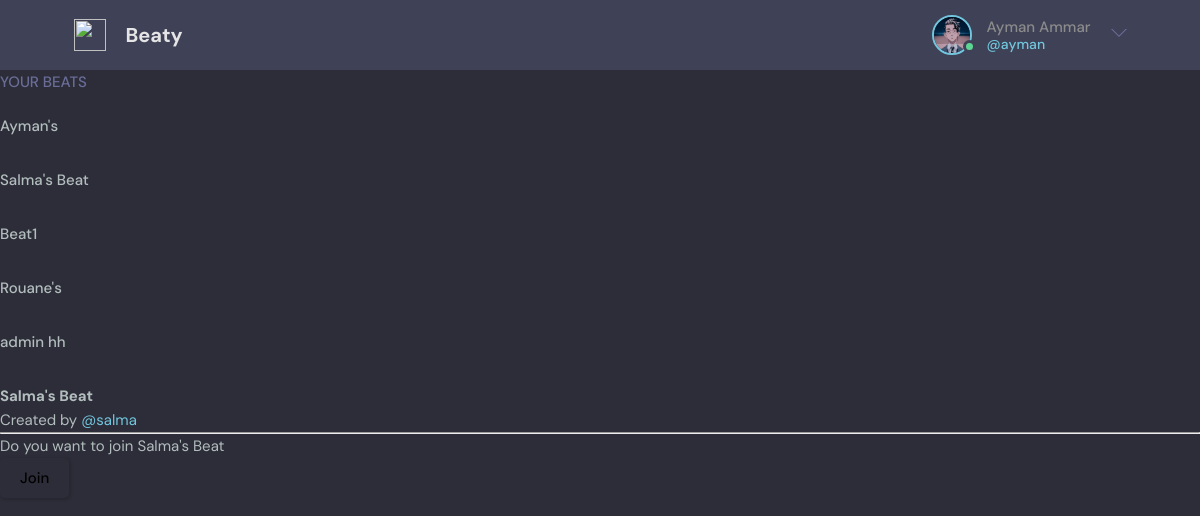
The page /join/10/ (signed in) on the database its author committed.
### base/models.py (models this page shows, shortened)
class User(AbstractUser):
    email = models.EmailField(unique=True, null=False)
    bio = models.CharField(max_length=300, default="")
    profile_img = models.ImageField(null=True, upload_to="images/")
    birthday=models.DateField(auto_now=False, null=True, blank=True)
    USERNAME_FIELD = 'email'
    REQUIRED_FIELDS = []
    def __str__(self):
        return self.username

class Beat(models.Model):
    creater = models.ForeignKey(User, on_delete=models.CASCADE, related_name='creater')
    name = models.CharField(max_length=200)
    description = models.TextField(default="")
    members = models.ManyToManyField(User, blank=True)
    updated = models.DateTimeField(auto_now=True)
    created = models.DateTimeField(auto_now_add=True)
    class Meta:
        ordering = ['-updated']

### base/views.py (the view, shortened to what this page needs)
# urls.py: path('join/<str:pk>/', views.joinBeat, name='join-beat'),
@login_required(login_url='login')
def joinBeat(request, pk):
    search = request.GET.get('search') if request.GET.get('search') else ''
    beats = request.user.beat_set.filter(
        Q(name__icontains=search) |
        Q(creater__username__icontains=search) |
        Q(description__icontains=search)
        )
    if len(beats)==0:
        beats=None
    beat = Beat.objects.get(id=pk)
    context={'beat': beat, 'beats': beats}
    return render(request, 'base/join-beat.html', context)

### base/templates/base/join-beat.html (shortened to what this page needs)
{% extends 'main.html' %}
{% block content %}
<div class="home-container">
    <div class="beats-list home-section">
        {% include 'base/beats-list.html' %}
    </div>
    <div class="beat home-section">
        <h2>{{beat.name}}</h2>
        {% if beat %}
        <small>Created by <a href="{% url 'profile' beat.creater %}">@{{beat.creater}}</a></small>
        <hr>
        {% endif %}
        {%  if request.user.is_authenticated %}
            <div class="comment-form">
                <form method="post" class="row g-3">
                    Do you want to join {{beat.name}}
                    <div class="col-auto">
                      <button type="submit" class="btn btn-primary mb-3">Join</button>
                    </div>
                  </form>
            </div>
        {% endif %}
    </div>
</div>
{% endblock %}

### templates/navbar.html (shortened to what this page needs)
{% load static %}
<header class="header header--loggedIn">
    <div class="container">
      <a href="{% url 'home' %}" class="header__logo">
        <img src="assets/logo.svg" />
        <h1>Beaty</h1>
      </a>
      <nav class="header__menu">
        {%  if request.user.is_authenticated %}
        <div class="header__user">
          <a href="{% url 'profile' request.user %}">
            <div class="avatar avatar--medium active">
              {% if not request.user.profile_img %}
                  <img src="{% static 'images/avatar.svg' %}" alt="avatar">
              {% else %}
                  <img src="{{request.user.profile_img.url}}" alt="avatar">
              {% endif %}
            </div>
            <p>{{request.user.first_name}} {{request.user.last_name}} <span>@{{request.user}}</span></p>
          </a>
          <button class="dropdown-button">
            <svg version="1.1" xmlns="http://www.w3.org/2000/svg" width="32" height="32" viewBox="0 0 32 32">
              <title>chevron-down</title>
              <path d="M16 21l-13-13h-3l16 16 16-16h-3l-13 13z"></path>
            </svg>
          </button>
        </div>
        {% else %}
        <a href="{% url 'login' %}">
          <img src="./assets/avatar.svg" />
          <p>Login</p>
        </a>
        {% endif %}
      </nav>
    </div>
  </header>

### base/templates/base/beats-list.html
<div class="topics">
    <div class="topics__header">
        <h2>Your Beats</h2>
    </div>
    {% if beats %}
    <ul class="topics__list">
        {% for beat in beats %}
        <li>
        <a href="{% url 'beat' beat.id %}">{{beat.name}}</a>
        </li>
        {% endfor %}
    </ul>
    {% else %}
	<div>
		<i>No beats..</i>
	</div>
    {% endif %}
</div>

### static/styles/style.css (style rules this page uses)
:root { --color-main: #71c6dd; --color-main-light: #e1f6fb; --color-dark: #3f4156; --color-dark-medium: #51546e; --color-dark-light: #696d97; --color-light: #e5e5e5; --color-gray: #8b8b8b; --color-light-gray: #b2bdbd; --color-bg: #2d2d39; --color-success: #5dd693; --color-error: #fc4b0b; }
* { font-family: "DM Sans", -apple-system, BlinkMacSystemFont, "Segoe UI", Roboto, Oxygen, Ubuntu, Cantarell, "Open Sans", "Helvetica Neue", sans-serif; margin: 0; padding: 0; box-sizing: border-box; text-rendering: optimizeLegibility; font-size: inherit; }
html { font-size: 56.25%; }
@media only screen and (min-width: 1200px) { html { font-size: 62.5%; } }
body { line-height: 1.6; font-weight: 400; font-size: 1.5rem; color: var(--color-light-gray); background-color: var(--color-bg); min-height: 100vh; }
img { width: 100%; }
a { display: inline-block; color: var(--color-main); text-decoration: none; }
.container { max-width: 120rem; width: 90%; margin: auto; }
.btn { background-color: transparent; border: none; display: inline-flex; align-items: center; gap: 1rem; cursor: pointer; transition: all ease-in-out 0.3s; padding: 1rem 2rem; border-radius: 5px; box-shadow: 1px 1px 3px 1px rgba(0, 0, 0, 0.15); font-weight: 500; }
.avatar { position: relative; display: inline-block; border-radius: 50%; border: 2px solid var(--color-main); }
.avatar img { display: block; border-radius: 50%; object-fit: cover; object-position: center; }
.avatar::after { content: ""; display: block; position: absolute; background-color: var(--color-gray); z-index: 111; border-radius: 50%; border: 0.3rem solid var(--color-dark); }
.avatar.active::after { background-color: var(--color-success); }
.avatar.avatar--medium img { width: 3.6rem; height: 3.6rem; border-radius: 50%; }
.avatar.avatar--medium:after { width: 0.7rem; height: 0.7rem; bottom: 0px; right: -6px; }
.header { padding: 1.5rem; background-color: var(--color-dark); }
.header > .container { display: flex; gap: 9.5rem; }
.header__logo, .header__user { display: flex; gap: 2rem; align-items: center; }
.header__logo > img { height: 3.2rem; width: 3.2rem; }
.header__logo > h1 { font-weight: 700; font-size: 2rem; color: var(--color-light); }
.header__menu { margin-left: auto; position: relative; }
.header__menu a { display: flex; gap: 1.5rem; align-items: center; font-weight: 500; text-decoration: none; color: var(--color-gray); }
.header__menu img { height: 3.6rem; }
.header__menu p { line-height: 1.2; }
.header__menu span { color: var(--color-main); font-weight: 500; font-size: 1.4rem; display: block; }
.header__menu svg { width: 1.6rem; height: 1.6rem; fill: var(--color-dark-light); }
.dropdown-button { background: transparent; border: 0; outline: 0; cursor: pointer; }
.topics__header { margin-bottom: 2rem; }
.topics__header h2 { text-transform: uppercase; font-weight: 500; color: var(--color-dark-light); }
.topics__list { list-style: none; }
.topics__list li a { display: flex; justify-content: space-between; margin-bottom: 3rem; font-weight: 500; color: var(--color-light-gray); transition: all 0.3s ease-in-out; }

### rows shown on the page
User: user.profile_img (picture), user.first_name "Ayman", user.last_name "Ammar", user "ayman"
Beat: name "Ayman's"
Beat: name "Salma's Beat", creater "salma"
Beat: name "Beat1"
Beat: name "Rouane's"
Beat: name "admin hh"
